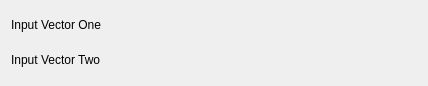
<ui version="4.0" >
 <class>CrossCorrelationConfig</class>
 <widget class="QWidget" name="CrossCorrelationConfig" >
  <property name="geometry" >
   <rect>
    <x>0</x>
    <y>0</y>
    <width>428</width>
    <height>86</height>
   </rect>
  </property>
  <property name="minimumSize" >
   <size>
    <width>400</width>
    <height>0</height>
   </size>
  </property>
  <layout class="QVBoxLayout" name="verticalLayout" >
   <item>
    <layout class="QHBoxLayout" name="horizontalLayout" >
     <item>
      <widget class="QLabel" name="label_3" >
       <property name="sizePolicy" >
        <sizepolicy vsizetype="Fixed" hsizetype="Fixed" >
         <horstretch>0</horstretch>
         <verstretch>0</verstretch>
        </sizepolicy>
       </property>
       <property name="text" >
        <string>Input Vector One</string>
       </property>
       <property name="wordWrap" >
        <bool>false</bool>
       </property>
      </widget>
     </item>
     <item>
      <widget class="Kst::VectorSelector" native="1" name="_vectorOne" >
       <property name="sizePolicy" >
        <sizepolicy vsizetype="Preferred" hsizetype="Expanding" >
         <horstretch>0</horstretch>
         <verstretch>0</verstretch>
        </sizepolicy>
       </property>
      </widget>
     </item>
    </layout>
   </item>
   <item>
    <layout class="QHBoxLayout" name="horizontalLayout_2" >
     <item>
      <widget class="QLabel" name="label_4" >
       <property name="sizePolicy" >
        <sizepolicy vsizetype="Fixed" hsizetype="Fixed" >
         <horstretch>0</horstretch>
         <verstretch>0</verstretch>
        </sizepolicy>
       </property>
       <property name="text" >
        <string>Input Vector Two</string>
       </property>
       <property name="wordWrap" >
        <bool>false</bool>
       </property>
      </widget>
     </item>
     <item>
      <widget class="Kst::VectorSelector" native="1" name="_vectorTwo" >
       <property name="sizePolicy" >
        <sizepolicy vsizetype="Preferred" hsizetype="Expanding" >
         <horstretch>0</horstretch>
         <verstretch>0</verstretch>
        </sizepolicy>
       </property>
      </widget>
     </item>
    </layout>
   </item>
  </layout>
 </widget>
 <layoutdefault spacing="6" margin="11" />
 <pixmapfunction>qPixmapFromMimeSource</pixmapfunction>
 <customwidgets>
  <customwidget>
   <class>Kst::VectorSelector</class>
   <extends>QWidget</extends>
   <header>vectorselector.h</header>
  </customwidget>
 </customwidgets>
 <resources/>
 <connections/>
</ui>
